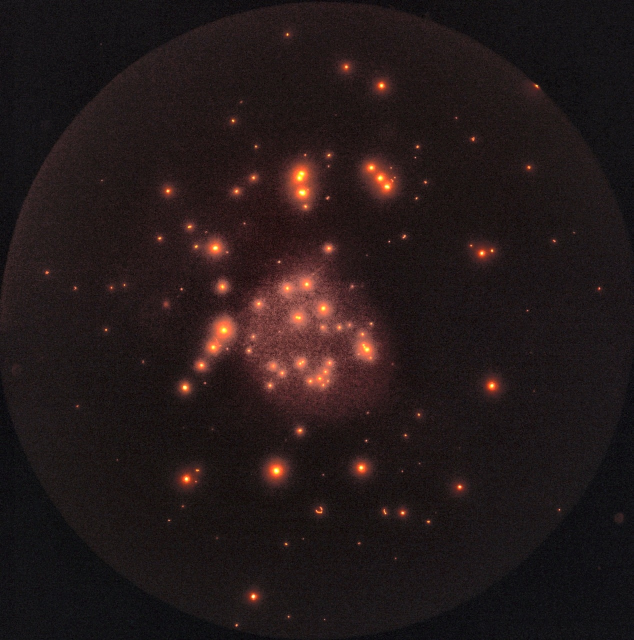
#> input picture FluoTrack_Final/images/train_processed/1.jpg, 1267 x 1280 px (shown at 1/2 size); its folder holds only this picture in this run
$ python auto_label.py
#> lines starting #> are read from the running program, lines starting #| are printed output that depends on the picture; after the words box and inside, x2 and y2 are one past the last pixel; in counts of white or black regions, pixels touching at a corner belong together
import cv2
import numpy as np
import os

# Folders
img_folder = "images/train_processed"
label_folder = "labels/train"
os.makedirs(label_folder, exist_ok=True)

# YOLO image size (for normalization)
IMG_W, IMG_H = 640, 640

# Loop through images
for img_name in os.listdir(img_folder):
    if not img_name.lower().endswith(('.png','.jpg','.jpeg')):
        continue

    img_path = os.path.join(img_folder, img_name)
    img = cv2.imread(img_path)
#> img is the input picture: shape (1280, 1267, 3); mean B, G, R 25.1, 25, 36.2
    img_resized = cv2.resize(img, (IMG_W, IMG_H))
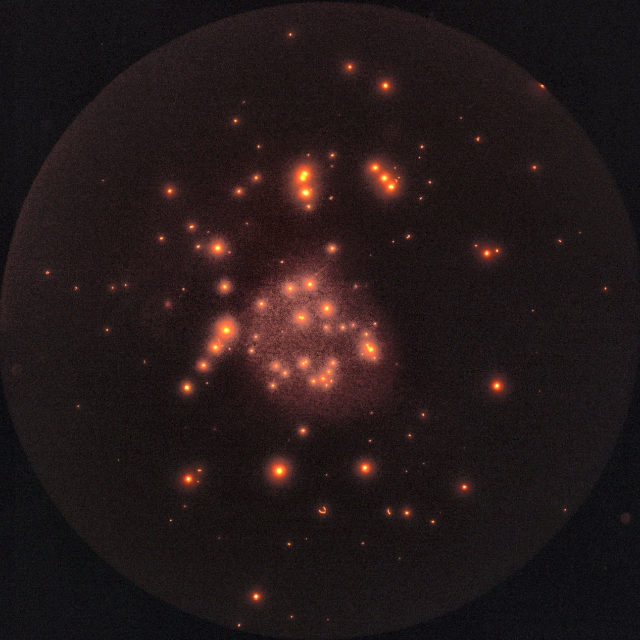
#> img_resized: shape (640, 640, 3); mean B, G, R 25, 24.9, 36.1

    gray = cv2.cvtColor(img_resized, cv2.COLOR_BGR2GRAY)
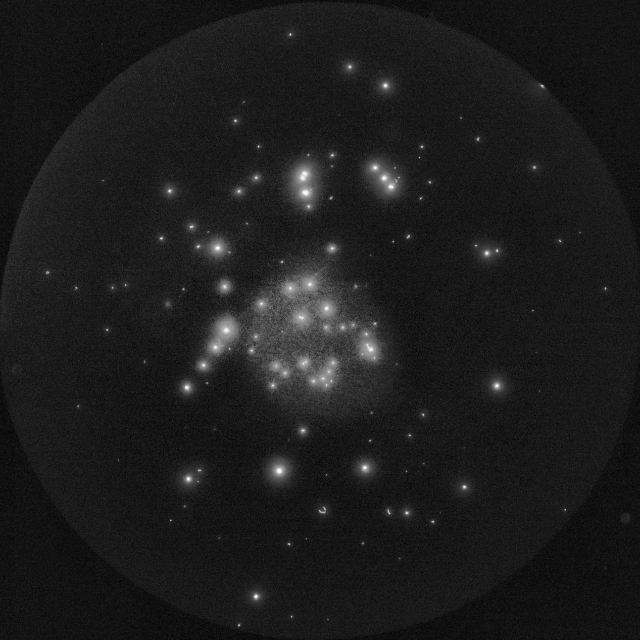
#> gray: shape (640, 640); min 3, max 249, mean 28.3

    # Threshold to detect bright microplastics
    _, thresh = cv2.threshold(gray, 50, 255, cv2.THRESH_BINARY)
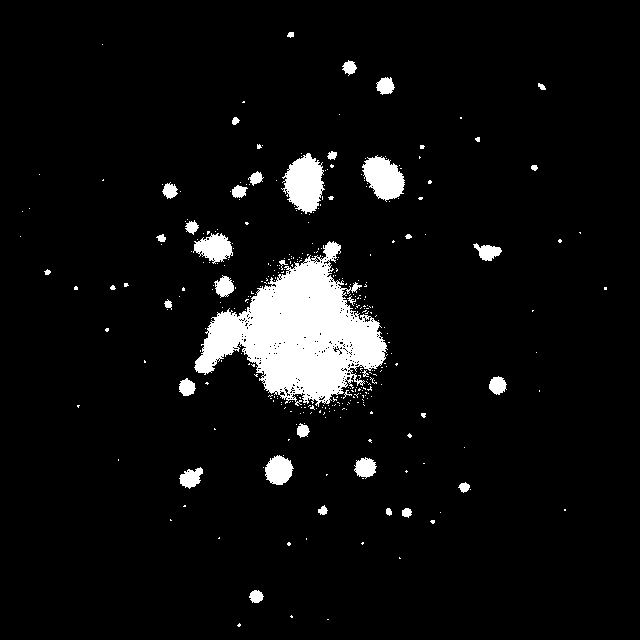
#> thresh: shape (640, 640); 6% white; 346 white regions (307 under 20 px)

    # Find contours/blobs
    contours, _ = cv2.findContours(thresh, cv2.RETR_EXTERNAL, cv2.CHAIN_APPROX_SIMPLE)
#> contours = 346 contours, 316 with area under 20; largest, box (x1, y1, x2, y2) and area: (194, 241, 388, 407) 15440, (281, 153, 325, 214) 1608, (362, 155, 405, 202) 1210, (193, 233, 233, 264) 706, (265, 455, 294, 485) 578

    yolo_labels = []
    for cnt in contours:
        x, y, w, h = cv2.boundingRect(cnt)
        if w < 2 or h < 2:  # ignore tiny noise
            continue

        # Normalize to 0-1
        x_center = (x + w/2) / IMG_W
        y_center = (y + h/2) / IMG_H
        width = w / IMG_W
        height = h / IMG_H

        yolo_labels.append(f"0 {x_center:.6f} {y_center:.6f} {width:.6f} {height:.6f}")
#> this loop made 346 passes
#> (x, y, w, h) on passes 12, 18, 23: (440, 512, 1, 1), (470, 489, 1, 1), (263, 467, 1, 1)
#> after the loop, yolo_labels = 140 items

    # Save YOLO label file
    label_path = os.path.join(label_folder, os.path.splitext(img_name)[0]+".txt")
    with open(label_path, "w") as f:
        f.write("\n".join(yolo_labels))

    print(f"Labeled {img_name}: {len(yolo_labels)} particles")
#| Labeled 1.jpg: 140 particles

$ run again, on FluoTrack_Final/images/train_processed/13.jpg
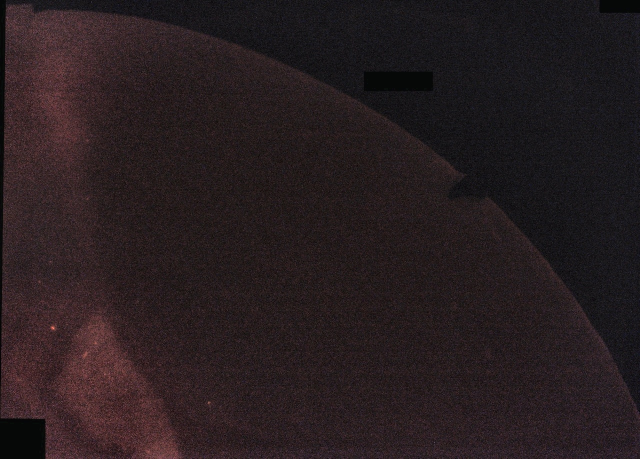
#> input picture FluoTrack_Final/images/train_processed/13.jpg, 1280 x 918 px (shown at 1/2 size)
#> img is the input picture: shape (918, 1280, 3); mean B, G, R 31.6, 29.3, 39.8
#> `gray = cv2.cvtColor(img_resized, cv2.COLOR_BGR2GRAY)`:
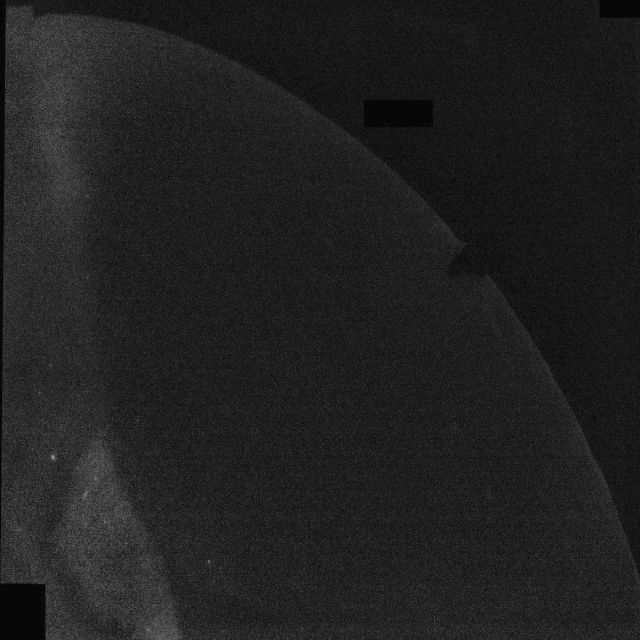
#> gray: shape (640, 640); min 3, max 177, mean 32.6
#> `_, thresh = cv2.threshold(gray, 50, 255, cv2.THRESH_BINARY)`:
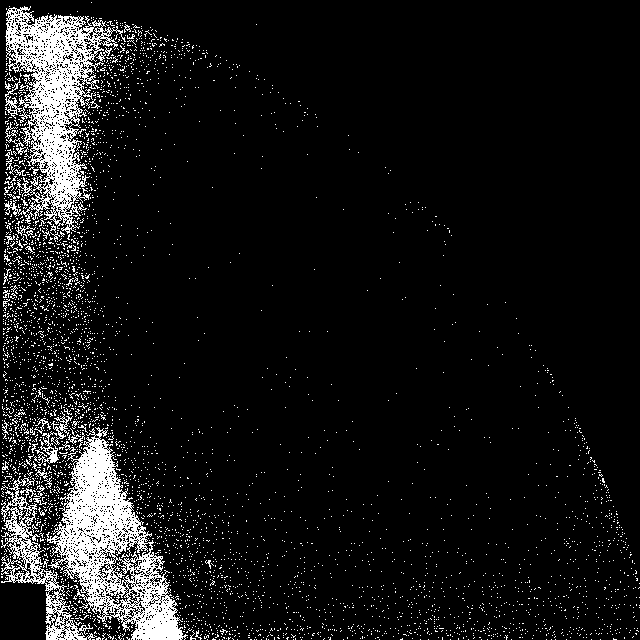
#> thresh: shape (640, 640); 8.4% white; 4257 white regions (4208 under 20 px)
#> contours = 4240 contours, 4227 with area under 20; largest, box (x1, y1, x2, y2) and area: (46, 427, 188, 640) 13412, (4, 6, 126, 234) 12019, (1, 476, 97, 640) 3523, (35, 431, 59, 466) 182, (51, 411, 73, 445) 114
#> the loop `for cnt in contours:` made 4240 passes
#> (x, y, w, h) on passes 1 to 3: (600, 639, 1, 1), (591, 639, 1, 1), (566, 639, 1, 1)
#> after the loop `for cnt in contours:`: yolo_labels = 868 items
#| Labeled 13.jpg: 868 particles

$ run again, on FluoTrack_Final/images/train_processed/14.jpg
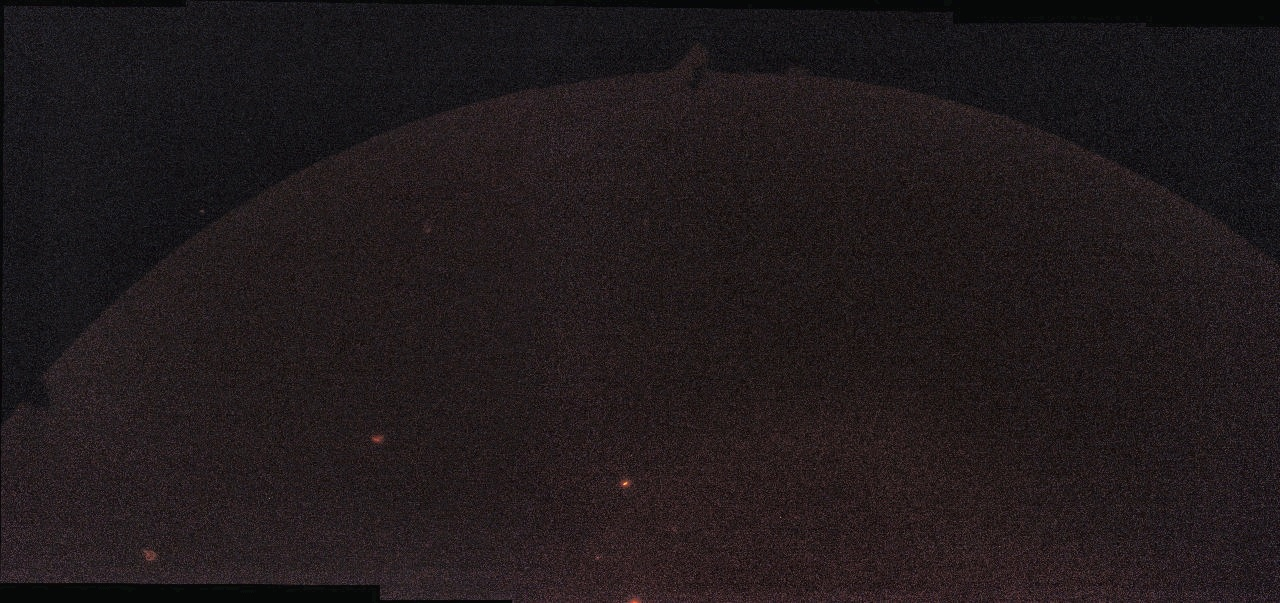
#> input picture FluoTrack_Final/images/train_processed/14.jpg, 1280 x 603 px
#> img is the input picture: shape (603, 1280, 3); mean B, G, R 27.8, 26.1, 33
#> `img_resized = cv2.resize(img, (IMG_W, IMG_H))`:
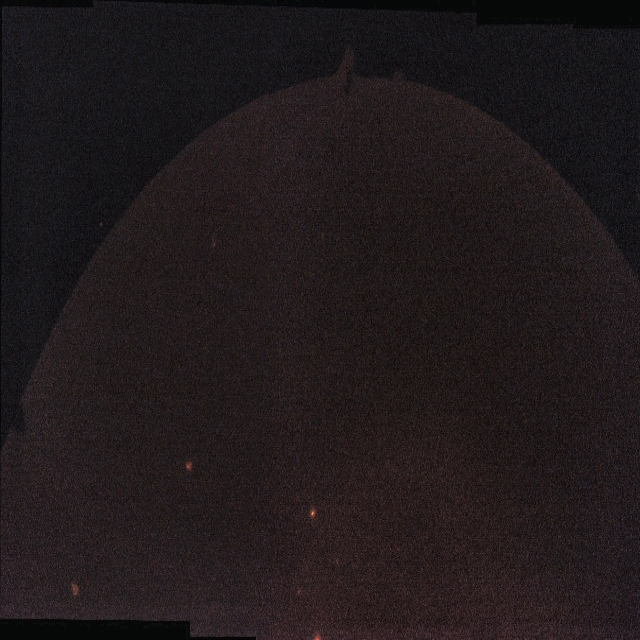
#> img_resized: shape (640, 640, 3); mean B, G, R 27.7, 26, 32.9
#> `_, thresh = cv2.threshold(gray, 50, 255, cv2.THRESH_BINARY)`:
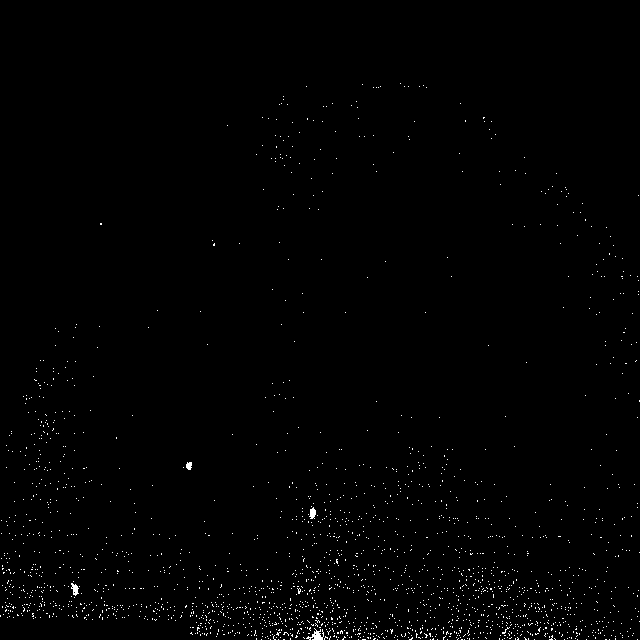
#> thresh: shape (640, 640); 0.76% white in thin lines or dots, all inside (x1, y1, x2, y2) = (0, 83, 640, 640)
#> contours = 2075 contours, 2071 with area under 20; largest, box (x1, y1, x2, y2) and area: (306, 628, 324, 640) 62, (71, 583, 79, 596) 47, (309, 507, 316, 519) 41, (186, 462, 192, 470) 28
#> the loop `for cnt in contours:` made 2075 passes
#> (x, y, w, h) on passes 1, 2, 4: (637, 639, 1, 1), (609, 639, 1, 1), (586, 639, 1, 1)
#> after the loop `for cnt in contours:`: yolo_labels = 206 items
#| Labeled 14.jpg: 206 particles

$ run again, on FluoTrack_Final/images/train_processed/10.jpg
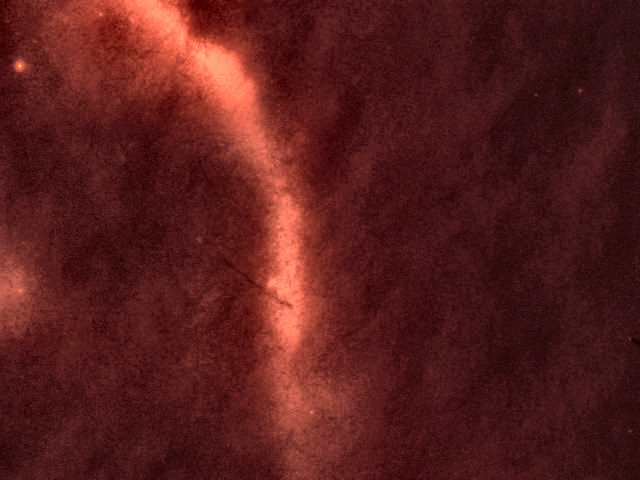
#> input picture FluoTrack_Final/images/train_processed/10.jpg, 1280 x 960 px (shown at 1/2 size)
#> img is the input picture: shape (960, 1280, 3); mean B, G, R 28, 28.8, 88.1
#> `gray = cv2.cvtColor(img_resized, cv2.COLOR_BGR2GRAY)`:
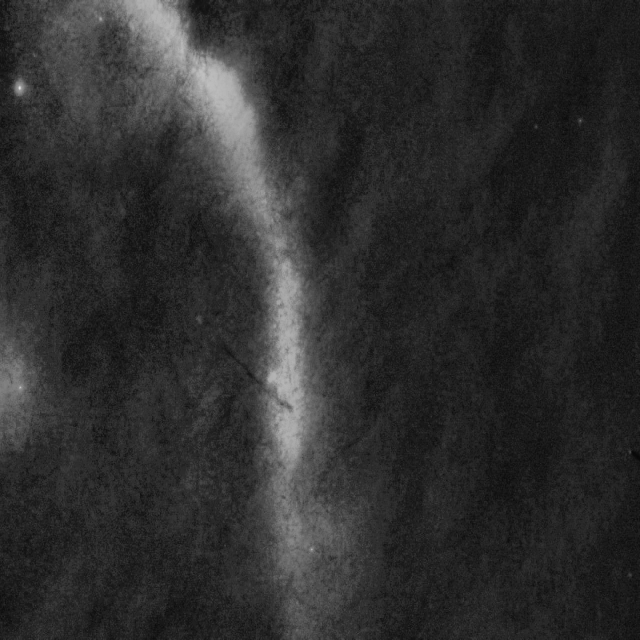
#> gray: shape (640, 640); min 7, max 222, mean 46.4
#> `_, thresh = cv2.threshold(gray, 50, 255, cv2.THRESH_BINARY)`:
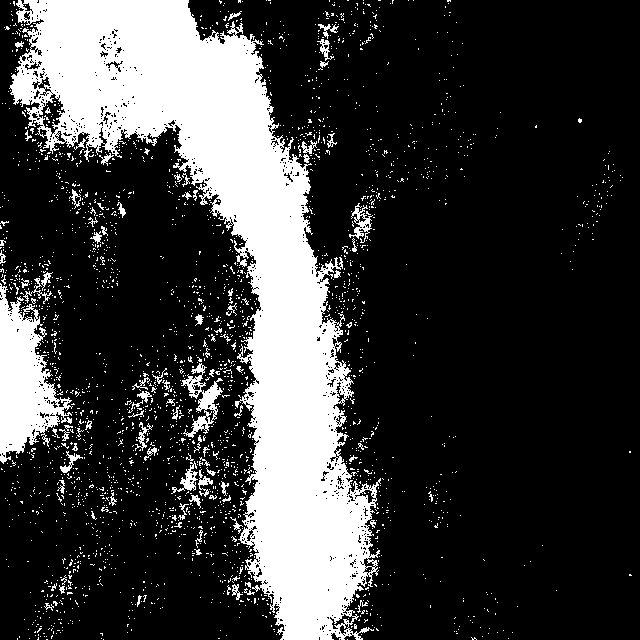
#> thresh: shape (640, 640); 22.9% white; 2562 white regions (2472 under 20 px)
#> contours = 2537 contours, 2496 with area under 20; largest, box (x1, y1, x2, y2) and area: (9, 0, 381, 640) 77098, (0, 283, 73, 464) 6544, (181, 363, 223, 438) 966, (349, 203, 373, 243) 261, (171, 461, 198, 494) 218
#> the loop `for cnt in contours:` made 2537 passes
#> (x, y, w, h) on passes 1, 2, 4: (347, 639, 1, 1), (103, 639, 1, 1), (508, 638, 1, 1)
#> after the loop `for cnt in contours:`: yolo_labels = 727 items
#| Labeled 10.jpg: 727 particles
